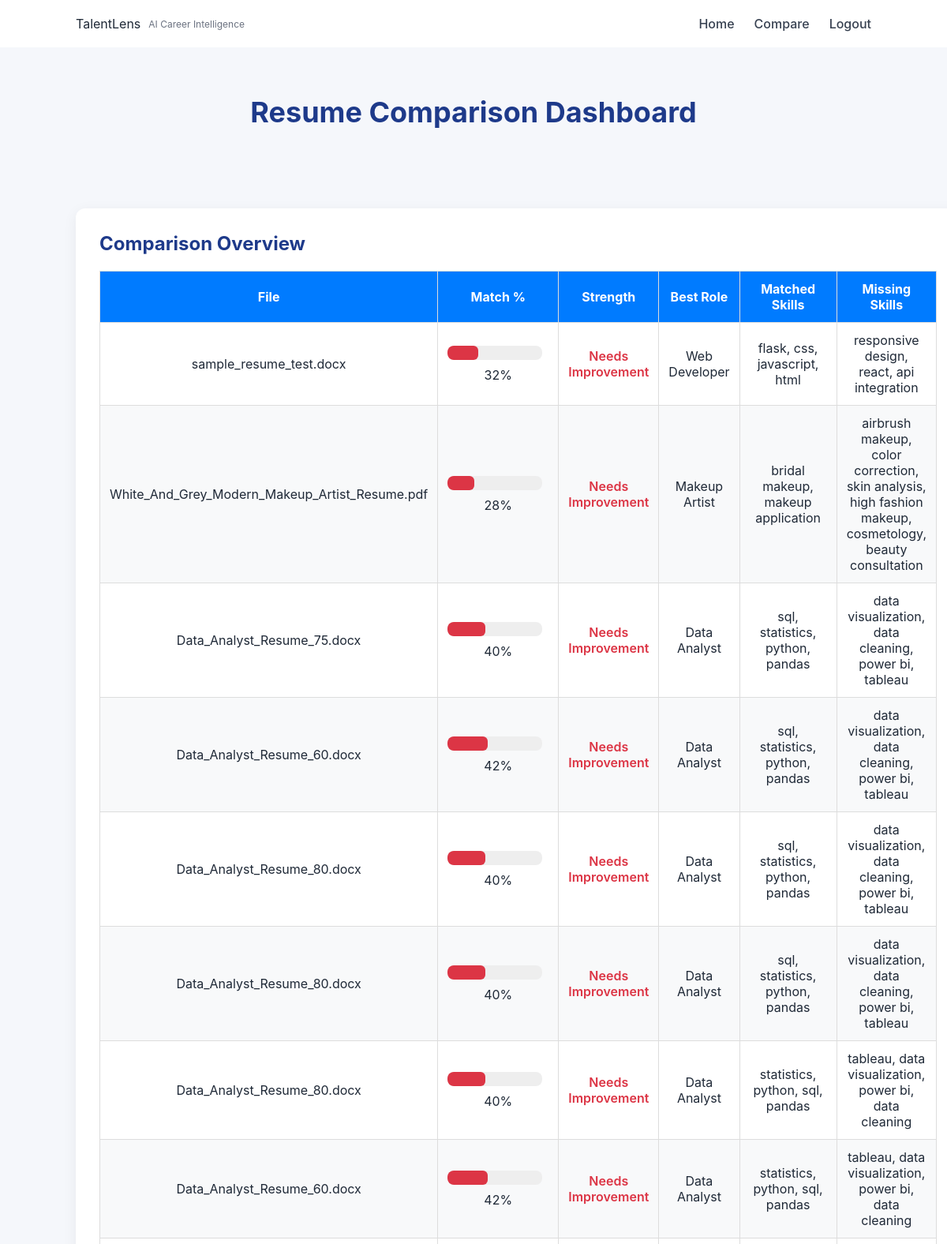
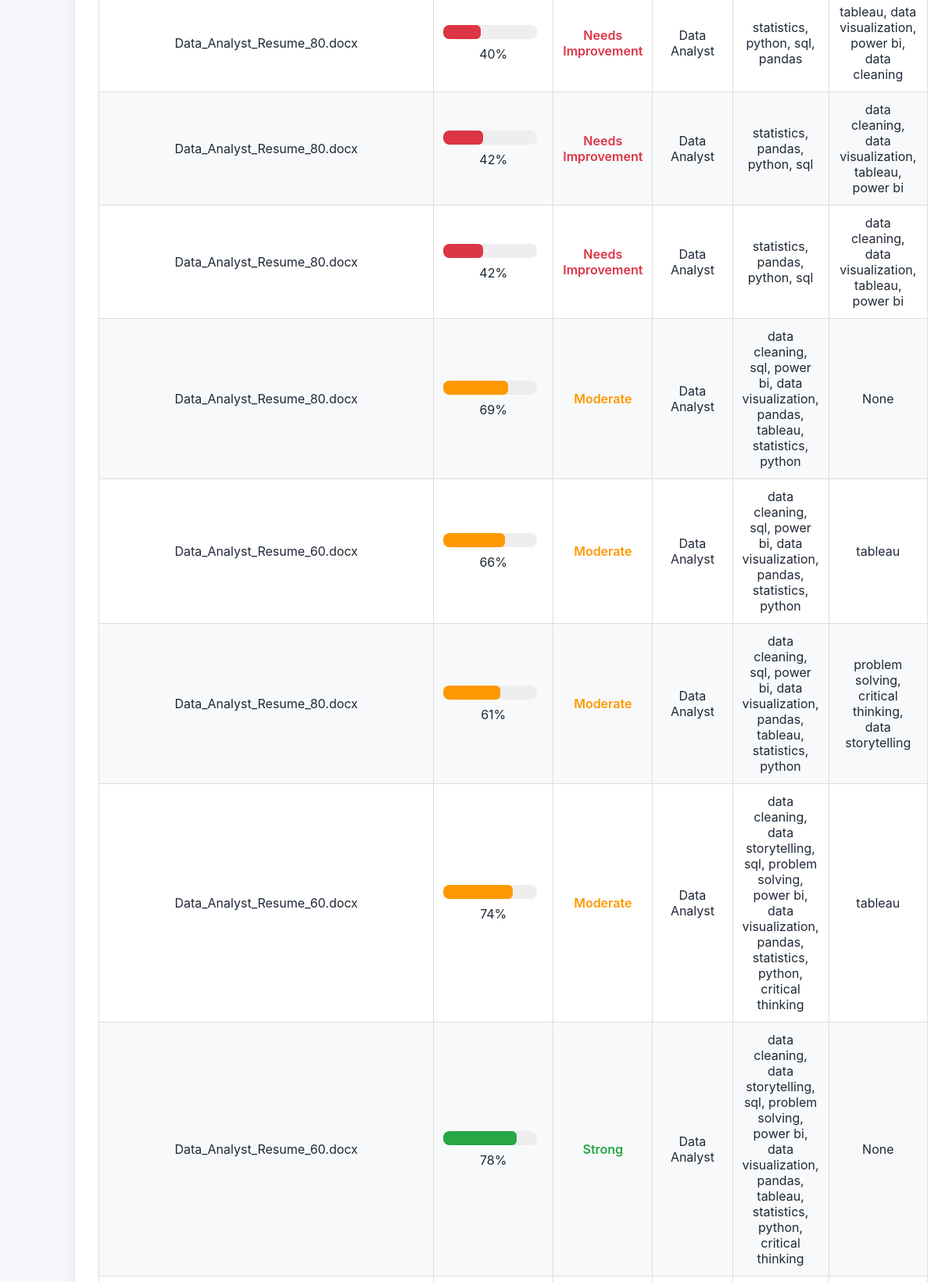
The page /compare (signed in, upper part) on the database its author committed (2 pictures, top to bottom).
### app.py (models this page shows)
class Resume(db.Model):
    id = db.Column(db.Integer, primary_key=True)
    filename = db.Column(db.String(200))
    best_match = db.Column(db.String(100))
    skill_match_percentage = db.Column(db.Integer)
    skills = db.Column(db.Text)
    matched_skills = db.Column(db.Text)
    missing_skills = db.Column(db.Text)
    user_id = db.Column(db.Integer, db.ForeignKey('user.id'), nullable=False)

### app.py (the view)
@app.route('/compare')
@login_required
def compare():
    resumes = Resume.query.filter_by(user_id=current_user.id).all()
    return render_template("compare.html", resumes=resumes)

### app.py (called while the page is built)
@login_manager.user_loader
def load_user(user_id):
    return User.query.get(int(user_id))

### templates/compare.html (shortened to what this page needs)
<!DOCTYPE html>
<html lang="en">
<head>
    <link rel="stylesheet" href="{{ url_for('static', filename='style.css') }}">
</head>
<body>
<nav class="navbar">
    <div class="logo">
        TalentLens
        <span class="tagline">AI Career Intelligence</span>
    </div>
    <ul class="nav-links">
        <li><a href="/">Home</a></li>
        <li><a href="/compare">Compare</a></li>
        <li><a href="/logout">Logout</a></li>
    </ul>
</nav>
<section class="results-header">
    <h1>Resume Comparison Dashboard</h1>
</section>
<section class="results">
    <div class="card">
        <h2>Comparison Overview</h2>
        <table class="comparison-table">
            <thead>
                <tr>
                    <th>File</th>
                    <th>Match %</th>
                    <th>Strength</th>
                    <th>Best Role</th>
                    <th>Matched Skills</th>
                    <th>Missing Skills</th>
                </tr>
            </thead>
            <tbody>
                {% for resume in resumes %}
                <tr>
                    <td>{{ resume.filename }}</td>
                    <td>
                        {% if resume.skill_match_percentage >= 75 %}
                            {% set bar_color = "#28a745" %}
                        {% elif resume.skill_match_percentage >= 50 %}
                            {% set bar_color = "#ff9800" %}
                        {% else %}
                            {% set bar_color = "#dc3545" %}
                        {% endif %}
                        <div class="mini-progress">
                            <div class="mini-bar"
                                 style="width: {{ resume.skill_match_percentage }}%;
                                        background: {{ bar_color }};">
                            </div>
                        </div>
                        {{ resume.skill_match_percentage }}%
                    </td>
                    <td>
                        {% if resume.skill_match_percentage >= 75 %}
                            <span class="strength-label strong">Strong</span>
                        {% elif resume.skill_match_percentage >= 50 %}
                            <span class="strength-label moderate">Moderate</span>
                        {% else %}
                            <span class="strength-label weak">Needs Improvement</span>
                        {% endif %}
                    </td>
                    <td>{{ resume.best_match }}</td>
                    <td>
                        {{ resume.matched_skills if resume.matched_skills else "None" }}
                    </td>
                    <td>
                        {{ resume.missing_skills if resume.missing_skills else "None" }}
                    </td>
                </tr>
                {% endfor %}
            </tbody>
        </table>
    </div>
</section>
</body>
</html>

### static/style.css (style rules this page uses)
* { margin: 0; padding: 0; box-sizing: border-box; }
body { font-family: 'Inter', sans-serif; background: #f5f7fb; color: #1f2937; }
.navbar { display: flex; justify-content: space-between; align-items: center; padding: 20px 8%; background: #ffffff; box-shadow: 0 2px 8px rgba(0, 0, 0, 0.05); }
.logo { display: flex; align-items: center; gap: 10px; }
.tagline { display: block; font-size: 12px; font-weight: 400; color: #6b7280; }
.nav-links { list-style: none; display: flex; gap: 25px; }
.nav-links a { text-decoration: none; color: #374151; font-weight: 500; transition: 0.3s ease; }
.results { padding: 70px 8%; display: grid; gap: 30px; }
.card { background: white; padding: 30px; border-radius: 12px; box-shadow: 0 4px 18px rgba(0, 0, 0, 0.06); transition: 0.3s ease; }
.card h2 { margin-bottom: 15px; color: #1e3a8a; }
.results-header { text-align: center; padding: 60px 8% 20px 8%; background: #f5f7fb; }
.results-header h1 { font-size: 36px; color: #1e3a8a; margin-bottom: 10px; }
.comparison-table { width: 100%; border-collapse: collapse; font-family: 'Inter', sans-serif; }
.comparison-table th { background: #1e3a8a; color: white; padding: 15px; text-align: center; }
.comparison-table td { padding: 15px; text-align: center; border-bottom: 1px solid #eee; }
.mini-progress { background: #e5e7eb; height: 8px; border-radius: 6px; margin-bottom: 5px; overflow: hidden; }
.mini-bar { height: 100%; background: #2563eb; border-radius: 6px; }
.mini-progress { background-color: #eee; border-radius: 5px; height: 15px; width: 100px; overflow: hidden; display: inline-block; margin-right: 5px; }
.mini-bar { height: 100%; background-color: #4caf50; }

### templates/compare.html (style rules this page uses)
.mini-progress { background: #eee; border-radius: 8px; height: 18px; width: 120px; overflow: hidden; display: inline-block; margin-right: 8px; }
.mini-bar { height: 100%; transition: width 0.6s ease-in-out; }
.comparison-table { width: 100%; border-collapse: collapse; margin-top: 20px; }
.comparison-table th, .comparison-table td { padding: 12px; border: 1px solid #ddd; }
.comparison-table th { background: #007BFF; color: white; }
.comparison-table tr:nth-child(even) { background: #f8f9fa; }
.strength-label { font-weight: 600; }
.strong { color: #28a745; }
.moderate { color: #ff9800; }
.weak { color: #dc3545; }

### rows shown on the page
Resume: filename "sample_resume_test.docx", skill_match_percentage "32", shows "Needs Improvement", best_match "Web Developer", matched_skills "flask, css, javascript, html", missing_skills "responsive design, react, api integration"
Resume: filename "White_And_Grey_Modern_Makeup_Artist_Resume.pdf", skill_match_percentage "28", shows "Needs Improvement", best_match "Makeup Artist", matched_skills "bridal makeup, makeup application", missing_skills "airbrush makeup, color correction, skin analysis, high fashion makeup, cosmetology, beauty consultation"
Resume: filename "Data_Analyst_Resume_75.docx", skill_match_percentage "40", shows "Needs Improvement", best_match "Data Analyst", matched_skills "sql, statistics, python, pandas", missing_skills "data visualization, data cleaning, power bi, tableau"
Resume: filename "Data_Analyst_Resume_60.docx", skill_match_percentage "42", shows "Needs Improvement", best_match "Data Analyst", matched_skills "sql, statistics, python, pandas", missing_skills "data visualization, data cleaning, power bi, tableau"
Resume: filename "Data_Analyst_Resume_80.docx", skill_match_percentage "40", shows "Needs Improvement", best_match "Data Analyst", matched_skills "sql, statistics, python, pandas", missing_skills "data visualization, data cleaning, power bi, tableau"
Resume: filename "Data_Analyst_Resume_80.docx", skill_match_percentage "40", shows "Needs Improvement", best_match "Data Analyst", matched_skills "sql, statistics, python, pandas", missing_skills "data visualization, data cleaning, power bi, tableau"
Resume: filename "Data_Analyst_Resume_80.docx", skill_match_percentage "40", shows "Needs Improvement", best_match "Data Analyst", matched_skills "statistics, python, sql, pandas", missing_skills "tableau, data visualization, power bi, data cleaning"
Resume: filename "Data_Analyst_Resume_60.docx", skill_match_percentage "42", shows "Needs Improvement", best_match "Data Analyst", matched_skills "statistics, python, sql, pandas", missing_skills "tableau, data visualization, power bi, data cleaning"
Resume: filename "Data_Analyst_Resume_80.docx", skill_match_percentage "40", shows "Needs Improvement", best_match "Data Analyst", matched_skills "statistics, python, sql, pandas", missing_skills "tableau, data visualization, power bi, data cleaning"
Resume: filename "Data_Analyst_Resume_80.docx", skill_match_percentage "42", shows "Needs Improvement", best_match "Data Analyst", matched_skills "statistics, pandas, python, sql", missing_skills "data cleaning, data visualization, tableau, power bi"
Resume: filename "Data_Analyst_Resume_80.docx", skill_match_percentage "42", shows "Needs Improvement", best_match "Data Analyst", matched_skills "statistics, pandas, python, sql", missing_skills "data cleaning, data visualization, tableau, power bi"
Resume: filename "Data_Analyst_Resume_80.docx", skill_match_percentage "69", shows "Moderate", best_match "Data Analyst", matched_skills "data cleaning, sql, power bi, data visualization, pandas, tableau, statistics, python", missing_skills "None"
Resume: filename "Data_Analyst_Resume_60.docx", skill_match_percentage "66", shows "Moderate", best_match "Data Analyst", matched_skills "data cleaning, sql, power bi, data visualization, pandas, statistics, python", missing_skills "tableau"
Resume: filename "Data_Analyst_Resume_80.docx", skill_match_percentage "61", shows "Moderate", best_match "Data Analyst", matched_skills "data cleaning, sql, power bi, data visualization, pandas, tableau, statistics, python", missing_skills "problem solving, critical thinking, data storytelling"
Resume: filename "Data_Analyst_Resume_60.docx", skill_match_percentage "74", shows "Moderate", best_match "Data Analyst", matched_skills "data cleaning, data storytelling, sql, problem solving, power bi, data visualization, pandas, statistics, python, critical thinking", missing_skills "tableau"
Resume: filename "Data_Analyst_Resume_60.docx", skill_match_percentage "78", shows "Strong", best_match "Data Analyst", matched_skills "data cleaning, data storytelling, sql, problem solving, power bi, data visualization, pandas, tableau, statistics, python, critical thinking", missing_skills "None"
